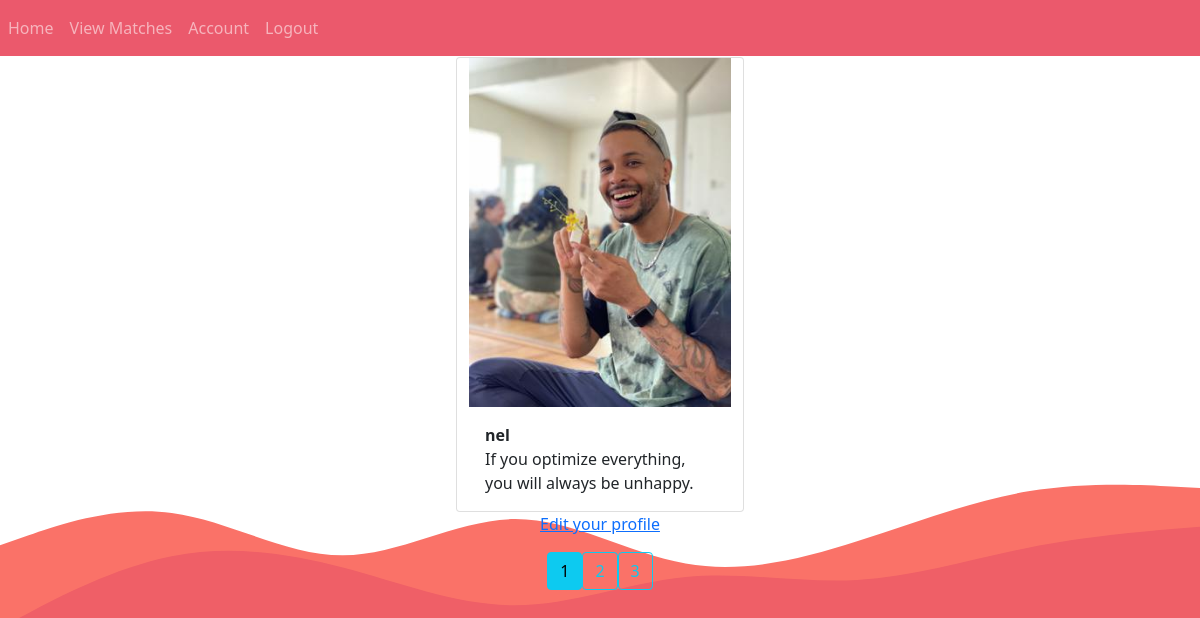
The page /home (signed in) on the database as committed earlier.
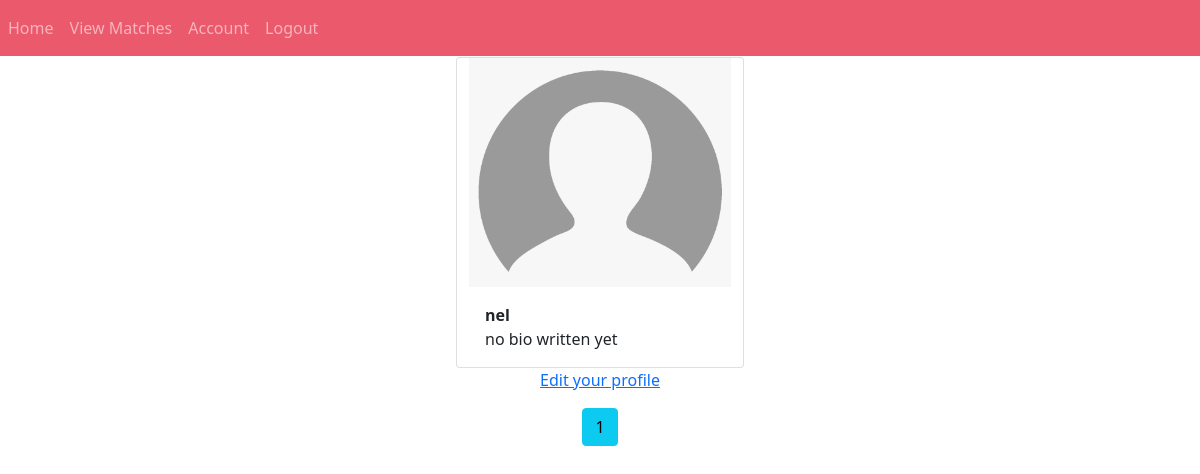
The same page on the database as committed later.
### website/models.py (models this page shows, shortened)
class User(db.Model, UserMixin):
    id = db.Column(db.Integer, primary_key=True)
    username = db.Column(db.String(20), unique=True, nullable=False)
    email = db.Column(db.String(120), unique=True, nullable=False)
    image_file = db.Column(db.String(20), nullable=False, default='default.png')
    bio = db.Column(db.Text, nullable=False, default="no bio written yet")
    password = db.Column(db.String(60), nullable=False)
    followed = db.relationship(
        'User', secondary=followers,
        primaryjoin=(followers.c.follower_id == id),
        secondaryjoin=(followers.c.followed_id == id),
        backref=db.backref('followers', lazy='dynamic'), lazy='dynamic')

### website/routes.py (the view)
@app.route("/home")
def home():
    if current_user.is_authenticated:
        cur_usr_name = current_user.username
    else:
        cur_usr_name = "NONE"
    page = request.args.get('page', 1, type=int)
    posts = Post.query.all()
    users = User.query.paginate(page = page, per_page = 1)
    form = EmptyForm()
    return render_template('home.html', users=users, form=form, posts=posts)

### website/__init__.py (called while the page is built)
@login_manager.user_loader
def load_user(id):
    return User.query.get(int(id))

### website/templates/home.html (shortened to what this page needs)
{% extends "base.html" %} {% block title %}Home{% endblock %} {% block content
    %}
    {% for user in users.items %}
        <article class="media content-section">
          <div class="container ">
            <div class="row justify-content-center">
                <div class="card" style="width: 18rem;">
              <div class="card-img-top"><img src="{{ url_for('static', filename='uploads/' + user.image_file) }}" style="max-width: 100%" >
                <div class="card-body">
                  <div class="card-text" style="font-weight: bold;">{{ user.username }}</div>
                  <div class="card-text">{{ user.bio }}</div>
                  </div>
              </div>
          </div>
          <div class="mx-auto" style="display: flex; justify-content: center; align-items: center;" >
          {% if user == current_user %}
        <p><a href="{{ url_for('account') }}">Edit your profile</a></p>
        {% endif %}
            </div>
        </div>
      </article>
    {% endfor %}
    <ul class="pagination justify-content-center">
    {% for page_num in users.iter_pages(left_edge=1, right_edge=1, left_current=1, right_current=2) %}
      {% if page_num %}
        {% if users.page == page_num %}
        <li class="page-item"><a class="btn btn-info mb-4" href="{{ url_for('home', page=page_num) }}">{{ page_num }}</a></li>
        {% else %}
        <li class="page-item"><a class="btn btn-outline-info mb-4" href="{{ url_for('home', page=page_num) }}">{{ page_num }}</a></li>
        {% endif %}
      {% else %}
        ...
      {% endif %}
    {% endfor %}
  </ul>
    {% endblock %}

### website/templates/base.html (shortened to what this page needs)
<!DOCTYPE html>
<html lang="en">
<head>
    <link rel="stylesheet" href="https://cdn.jsdelivr.net/npm/bootstrap@5.1.1/dist/css/bootstrap.min.css">
    <link rel="stylesheet" href="https://cdn.jsdelivr.net/npm/@fortawesome/fontawesome-free@5.15.4/css/fontawesome.min.css">
</head>
<body style="background-image: url(../static/layered-waves-haikei.svg); background-repeat: no-repeat; background-size: cover; height: 100vh;">
    <nav class="navbar navbar-expand-lg navbar-dark " style="background-color: rgb(235,89,108); border-bottom: 1px white solid;">
      <div class="collapse navbar-collapse" id="navbar">
          <div class="navbar-nav mr-auto">
            <a class="nav-item nav-link" href="{{ url_for('home') }}">Home</a>
            {% if current_user.is_authenticated %}
              <a class="nav-item nav-link" href="{{ url_for('matched') }}">View Matches</a>
              <a class="nav-item nav-link" href="{{ url_for('account') }}">Account</a>
              <a class="nav-item nav-link" href="{{ url_for('logout') }}">Logout</a>
            {% else %}
              <a class="nav-item nav-link" href="{{ url_for('login') }}">Login</a>
              <a class="nav-item nav-link" href="{{ url_for('signup') }}">Sign Up</a>
            {% endif %}
          </div>
          </div>
    </nav>
    <div class="container">{%block content %} {% endblock %}</div>
</body>
</html>

Rows that differ between the two databases and show on the page:
changed User "nel": image_file: picture removed, a placeholder shows; bio "If you optimize everything, you will always be unhappy." → "no bio written yet"
